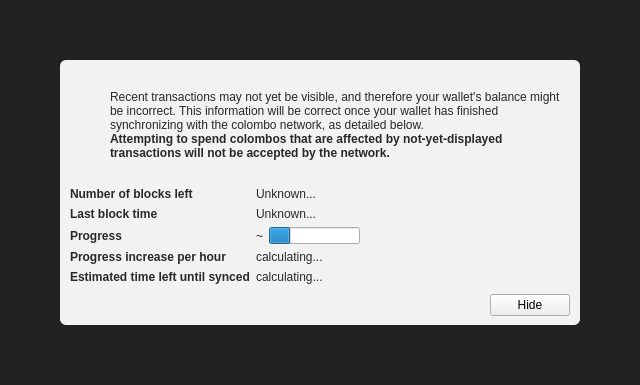
<?xml version="1.0" encoding="UTF-8"?>
<ui version="4.0">
 <class>ModalOverlay</class>
 <widget class="ModalOverlay" name="ModalOverlay">
  <property name="geometry">
   <rect>
    <x>0</x>
    <y>0</y>
    <width>640</width>
    <height>385</height>
   </rect>
  </property>
  <property name="windowTitle">
   <string>Form</string>
  </property>
  <layout class="QVBoxLayout" name="verticalLayout" stretch="0">
   <property name="sizeConstraint">
    <enum>QLayout::SetDefaultConstraint</enum>
   </property>
   <property name="leftMargin">
    <number>0</number>
   </property>
   <property name="topMargin">
    <number>0</number>
   </property>
   <property name="rightMargin">
    <number>0</number>
   </property>
   <property name="bottomMargin">
    <number>0</number>
   </property>
   <item>
    <widget class="QWidget" name="bgWidget" native="true">
     <property name="styleSheet">
      <string notr="true">#bgWidget { background: rgba(0,0,0,220); }</string>
     </property>
     <layout class="QVBoxLayout" name="verticalLayoutMain" stretch="1">
      <property name="leftMargin">
       <number>60</number>
      </property>
      <property name="topMargin">
       <number>60</number>
      </property>
      <property name="rightMargin">
       <number>60</number>
      </property>
      <property name="bottomMargin">
       <number>60</number>
      </property>
      <item>
       <widget class="QWidget" name="contentWidget" native="true">
        <property name="styleSheet">
         <string notr="true">#contentWidget { background: rgba(255,255,255,240); border-radius: 6px; }

QLabel { color: rgb(40,40,40);  }</string>
        </property>
        <layout class="QVBoxLayout" name="verticalLayoutSub" stretch="1,0,0,0">
         <property name="spacing">
          <number>0</number>
         </property>
         <property name="leftMargin">
          <number>10</number>
         </property>
         <property name="topMargin">
          <number>10</number>
         </property>
         <property name="rightMargin">
          <number>10</number>
         </property>
         <property name="bottomMargin">
          <number>10</number>
         </property>
         <item>
          <layout class="QHBoxLayout" name="horizontalLayoutIconText" stretch="0,1">
           <property name="topMargin">
            <number>20</number>
           </property>
           <item>
            <layout class="QVBoxLayout" name="verticalLayoutIcon">
             <property name="leftMargin">
              <number>0</number>
             </property>
             <item>
              <widget class="QPushButton" name="warningIcon">
               <property name="enabled">
                <bool>false</bool>
               </property>
               <property name="text">
                <string/>
               </property>
               <property name="icon">
                <iconset>
                 <normaloff>:/icons/warning</normaloff>
                 <disabledoff>:/icons/warning</disabledoff>:/icons/warning</iconset>
               </property>
               <property name="iconSize">
                <size>
                 <width>48</width>
                 <height>48</height>
                </size>
               </property>
               <property name="flat">
                <bool>true</bool>
               </property>
              </widget>
             </item>
             <item>
              <spacer name="verticalSpacerWarningIcon">
               <property name="orientation">
                <enum>Qt::Vertical</enum>
               </property>
               <property name="sizeHint" stdset="0">
                <size>
                 <width>20</width>
                 <height>40</height>
                </size>
               </property>
              </spacer>
             </item>
            </layout>
           </item>
           <item>
            <layout class="QVBoxLayout" name="verticalLayoutInfoText">
             <property name="leftMargin">
              <number>0</number>
             </property>
             <property name="topMargin">
              <number>0</number>
             </property>
             <item>
              <widget class="QLabel" name="infoText">
               <property name="text">
                <string>Recent transactions may not yet be visible, and therefore your wallet's balance might be incorrect. This information will be correct once your wallet has finished synchronizing with the colombo network, as detailed below.</string>
               </property>
               <property name="textFormat">
                <enum>Qt::RichText</enum>
               </property>
               <property name="wordWrap">
                <bool>true</bool>
               </property>
              </widget>
             </item>
             <item>
              <widget class="QLabel" name="infoTextStrong">
               <property name="font">
                <font>
                 <weight>75</weight>
                 <bold>true</bold>
                </font>
               </property>
               <property name="text">
                <string>Attempting to spend colombos that are affected by not-yet-displayed transactions will not be accepted by the network.</string>
               </property>
               <property name="textFormat">
                <enum>Qt::RichText</enum>
               </property>
               <property name="wordWrap">
                <bool>true</bool>
               </property>
              </widget>
             </item>
             <item>
              <spacer name="verticalSpacerInTextSpace">
               <property name="orientation">
                <enum>Qt::Vertical</enum>
               </property>
               <property name="sizeHint" stdset="0">
                <size>
                 <width>20</width>
                 <height>40</height>
                </size>
               </property>
              </spacer>
             </item>
            </layout>
           </item>
          </layout>
         </item>
         <item>
          <spacer name="verticalSpacerAfterText">
           <property name="orientation">
            <enum>Qt::Vertical</enum>
           </property>
           <property name="sizeHint" stdset="0">
            <size>
             <width>20</width>
             <height>40</height>
            </size>
           </property>
          </spacer>
         </item>
         <item>
          <layout class="QFormLayout" name="formLayout">
           <property name="fieldGrowthPolicy">
            <enum>QFormLayout::FieldsStayAtSizeHint</enum>
           </property>
           <property name="horizontalSpacing">
            <number>6</number>
           </property>
           <property name="verticalSpacing">
            <number>6</number>
           </property>
           <property name="topMargin">
            <number>10</number>
           </property>
           <item row="0" column="0">
            <widget class="QLabel" name="labelNumberOfBlocksLeft">
             <property name="font">
              <font>
               <weight>75</weight>
               <bold>true</bold>
              </font>
             </property>
             <property name="text">
              <string>Number of blocks left</string>
             </property>
            </widget>
           </item>
           <item row="0" column="1">
            <widget class="QLabel" name="numberOfBlocksLeft">
             <property name="text">
              <string>Unknown...</string>
             </property>
            </widget>
           </item>
           <item row="1" column="0">
            <widget class="QLabel" name="labelLastBlockTime">
             <property name="font">
              <font>
               <weight>75</weight>
               <bold>true</bold>
              </font>
             </property>
             <property name="text">
              <string>Last block time</string>
             </property>
            </widget>
           </item>
           <item row="1" column="1">
            <widget class="QLabel" name="newestBlockDate">
             <property name="sizePolicy">
              <sizepolicy hsizetype="Maximum" vsizetype="Preferred">
               <horstretch>0</horstretch>
               <verstretch>0</verstretch>
              </sizepolicy>
             </property>
             <property name="text">
              <string>Unknown...</string>
             </property>
            </widget>
           </item>
           <item row="2" column="0">
            <widget class="QLabel" name="labelSyncDone">
             <property name="font">
              <font>
               <weight>75</weight>
               <bold>true</bold>
              </font>
             </property>
             <property name="text">
              <string>Progress</string>
             </property>
            </widget>
           </item>
           <item row="2" column="1">
            <layout class="QHBoxLayout" name="horizontalLayoutSync" stretch="0,1">
             <item>
              <widget class="QLabel" name="percentageProgress">
               <property name="text">
                <string notr="true">~</string>
               </property>
              </widget>
             </item>
             <item>
              <widget class="QProgressBar" name="progressBar">
               <property name="value">
                <number>24</number>
               </property>
               <property name="format">
                <string/>
               </property>
              </widget>
             </item>
            </layout>
           </item>
           <item row="4" column="0">
            <widget class="QLabel" name="labelProgressIncrease">
             <property name="font">
              <font>
               <weight>75</weight>
               <bold>true</bold>
              </font>
             </property>
             <property name="text">
              <string>Progress increase per hour</string>
             </property>
            </widget>
           </item>
           <item row="4" column="1">
            <widget class="QLabel" name="progressIncreasePerH">
             <property name="text">
              <string>calculating...</string>
             </property>
            </widget>
           </item>
           <item row="5" column="0">
            <widget class="QLabel" name="labelEstimatedTimeLeft">
             <property name="font">
              <font>
               <weight>75</weight>
               <bold>true</bold>
              </font>
             </property>
             <property name="text">
              <string>Estimated time left until synced</string>
             </property>
            </widget>
           </item>
           <item row="5" column="1">
            <widget class="QLabel" name="expectedTimeLeft">
             <property name="text">
              <string>calculating...</string>
             </property>
            </widget>
           </item>
          </layout>
         </item>
         <item>
          <layout class="QHBoxLayout" name="horizontalLayoutButtons">
           <property name="leftMargin">
            <number>10</number>
           </property>
           <property name="topMargin">
            <number>10</number>
           </property>
           <item>
            <spacer name="horizontalSpacer">
             <property name="orientation">
              <enum>Qt::Horizontal</enum>
             </property>
             <property name="sizeHint" stdset="0">
              <size>
               <width>40</width>
               <height>20</height>
              </size>
             </property>
            </spacer>
           </item>
           <item>
            <widget class="QPushButton" name="closeButton">
             <property name="text">
              <string>Hide</string>
             </property>
            </widget>
           </item>
          </layout>
         </item>
        </layout>
       </widget>
      </item>
     </layout>
    </widget>
   </item>
  </layout>
 </widget>
 <customwidgets>
  <customwidget>
   <class>ModalOverlay</class>
   <extends>QWidget</extends>
   <header>modaloverlay.h</header>
   <container>1</container>
  </customwidget>
 </customwidgets>
 <resources/>
 <connections/>
</ui>
